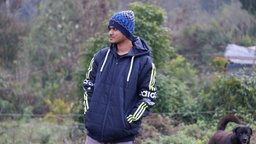
#> input picture practical/images/say1.jpg, 256 x 144 px, shrunk from 1280 x 720 before the run
$ python filter.py
#> lines starting #> are read from the running program, lines starting #| are printed output that depends on the picture
import cv2
import numpy as np

img=cv2.imread("images/say1.jpg",0)
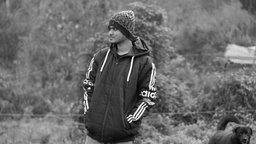
#> img: shape (144, 256); min 0, max 255, mean 107.6
height,width=img.shape
#> height = 144; width = 256


kernel=1

def mean_filter(img, kernel):
#> called with kernel = 1
    height, width = img.shape
#> height = 144; width = 256
    meanfilter = np.zeros_like(img)
    for i in range(kernel, height - kernel):
        for j in range(kernel, width - kernel):
            meanfilter[i, j] = np.mean(img[i - kernel:i + kernel + 1, j - kernel:j + kernel + 1])
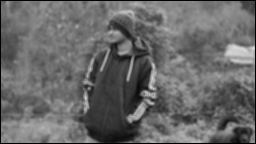
#> meanfilter: shape (144, 256); min 0, max 216, mean 104.7

    return meanfilter


def max_filter(img, kernel):
#> called with kernel = 1
    maxfilter=np.zeros_like(img)
    for i in range(kernel,height-kernel):
        for j in range(kernel,width-kernel):
            maxfilter[i,j]=np.max(img[i - kernel:i + kernel + 1, j - kernel:j + kernel + 1])
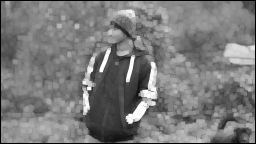
#> maxfilter: shape (144, 256); min 0, max 255, mean 122.5

    return maxfilter

def min_filter(img, kernel):
#> called with kernel = 1
    minfilter=np.zeros_like(img)
    for i in range(kernel,height-kernel):
        for j in range(kernel,width-kernel):
            minfilter[i,j]=np.min(img[i - kernel:i + kernel + 1, j - kernel:j + kernel + 1])
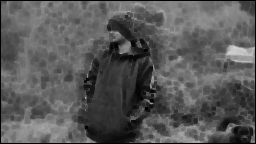
#> minfilter: shape (144, 256); min 0, max 212, mean 88.8

    return minfilter

def median_filter(img, kernel):
#> called with kernel = 1
    medianfilter=np.zeros_like(img)
    for i in range(kernel,height-kernel):
        for j in range(kernel,width-kernel):
            medianfilter[i,j]=np.median(img[i - kernel:i + kernel + 1, j - kernel:j + kernel + 1])

    return medianfilter


mean=mean_filter(img,kernel)
maxf=max_filter(img,kernel)
minf=min_filter(img,kernel)
medianf=median_filter(img,kernel)

cv2.imshow("Original",img)
cv2.imshow("Mean Filter",mean)
cv2.imshow("Max Filter",maxf)
cv2.imshow("Min Filter",minf)
cv2.imshow("Median Filter",medianf)


cv2.waitKey(0)

cv2.destroyAllWindows()

$ run again, with practical/images/cat.jpg copied over practical/images/say1.jpg
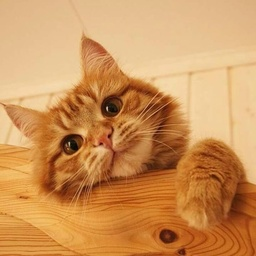
#> input picture practical/images/cat.jpg, 256 x 256 px, shrunk from 564 x 564 before the run
#> after the loop in max_filter, `for i in range(kernel,height-kernel):`:
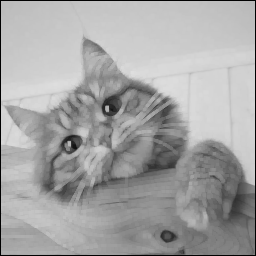
#> maxfilter: shape (256, 256); min 0, max 222, mean 164.9
#> after the loop in min_filter, `for i in range(kernel,height-kernel):`:
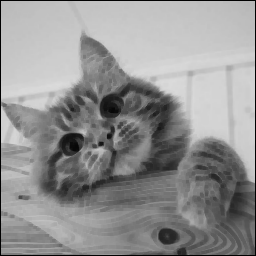
#> minfilter: shape (256, 256); min 0, max 219, mean 146.5
